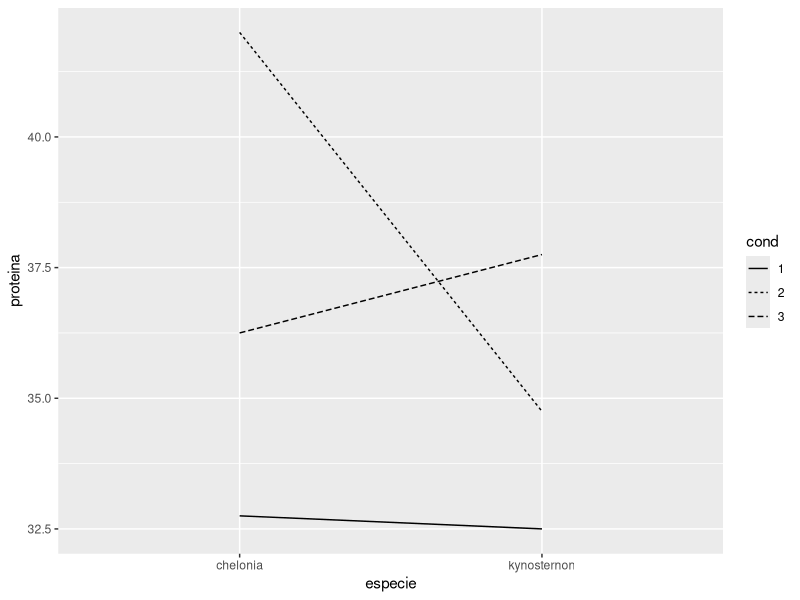
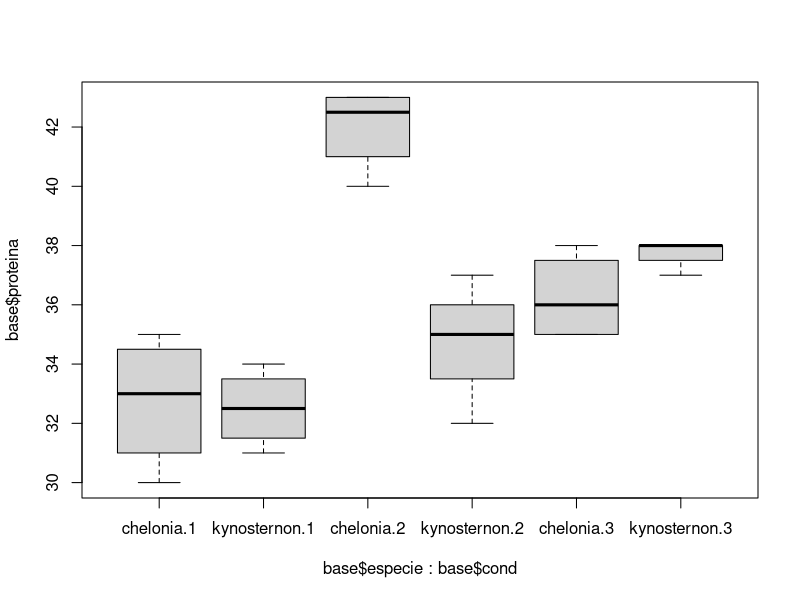

Here is the R script that generated these plots, in order:
## ---- chunk 1
base=read.csv("tortugas2.csv")
base$especie=as.factor(base$especie)
base$cond=as.factor(base$cond)
## ---- chunk 2
mg=mean(base$proteina);mg
## ---- chunk 3
msc=tapply(base$proteina,base$cond,mean);msc

a1=msc[1]-mg;a1
a2=msc[2]-mg;a2
a3=msc[3]-mg;a3

## ---- chunk 4
mse=tapply(base$proteina,base$especie,mean);mse
b1=mse[1]-mg;b1
b2=mse[2]-mg;b2
## ---- chunk 5
mo=tapply(base$proteina,list(base$especie,base$cond),mean);mo
## ---- chunk 6
a1b1=mg+a1+b1
a2b1=mg+a2+b1
a3b1=mg+a3+b1
a1b2=mg+a1+b2
a2b2=mg+a2+b2
a3b2=mg+a3+b2

mes=rbind(c(a1b1,a2b1,a3b1),c(a1b2,a2b2,a3b2));mes
## ---- chunk 7
library(ggplot2)

ggplot(base,aes(x=especie,y=proteina,group = cond))+
  stat_summary(fun.y = "mean",geom = "line",aes(linetype = cond))
## ---- chunk 8
mo-mes
## ---- chunk 9
mod=aov(proteina~especie*cond,data = base)
model.tables(mod)
## ---- chunk 10
boxplot(base$proteina~base$especie+base$cond)
## ---- chunk 11
vt=tapply(base$proteina,list(base$especie,base$cond),var);vt
## ---- chunk 12
bartlett.test(proteina~interaction(especie,cond),data = base)
## ---- chunk 13
options(contrasts = c("contr.sum","contr.poly"))
mod2=lm(proteina~especie*cond,data = base)
## ---- chunk 14
model.matrix(mod2)
## ---- chunk 15
coef=mod2$coefficients;coef
## ---- chunk 16
c(0,-1,0,0,0,0)%*%coef
## ---- chunk 17
c(0,0,-1,-1,0,0)%*%coef
## ---- chunk 18
c(0,0,0,0,-1,-1)%*%coef ## Especie 1 cond 3
c(0,0,0,0,-1,0)%*%coef ## Especie 2 cond 1
c(0,0,0,0,0,-1)%*%coef ##Especie 2 cond 2 
c(0,0,0,0,1,1)%*%coef ##Especie 2 cond 3 

## ---- chunk 19
coef
c(1,1,1,0,1,0)%*%coef
## ---- chunk 20
c(1,1,1,0,1,0)%*%coef
c(1,1,0,1,0,1)%*%coef
c(1,1,-1,-1,-1,-1)%*%coef
c(1,-1,1,0,-1,0)%*%coef
c(1,-1,0,1,0,-1)%*%coef
c(1,-1,-1,-1,1,1)%*%coef
## ---- chunk 21
anova(mod2)
## ---- chunk 22
r=4
int=mes-mo;int
cmint=sum(r*int^2)/((3-1)*(2-1))

cmres=sum((r-1)*vt)/(24-6)

f=cmint/cmres;f
pf(f,2,18,lower.tail = F)
## ---- chunk 23
cmres
## ---- chunk 24
anova(mod2)[,1]
anova(mod2)
## ---- chunk 25
sum(8*c(a1,a2,a3)^2)/2
sum(12*c(b1,b2)^2)/1
## ---- chunk 26
sum(r*int^2)
## ---- chunk 27
coef
## ---- chunk 28
mo
## ---- chunk 29


v1=c(1,1,0,1,0,1)-c(1,1,1,0,1,0)
v2=c(1,1,-1,-1,-1,-1)-c(1,1,1,0,1,0)
v3=c(1,1,0,1,0,1)-c(1,1,-1,-1,-1,-1)

v1%*%v2
v1%*%v3
v2%*%v3


v4=c(1,-1,0,1,0,-1)-c(1,-1,1,0,-1,0)
v5=c(1,-1,-1,-1,1,1)-c(1,-1,1,0,-1,0)
v6=c(1,-1,-1,-1,1,1)-c(1,-1,0,1,0,-1)

v4%*%v5
v4%*%v6
v5%*%v6


v1%*%v4
v1%*%v5
v1%*%v6

v2%*%v4
v2%*%v5
v2%*%v6

v3%*%v4
v3%*%v5
v3%*%v6
## ---- chunk 30
mat=rbind(v1,v2,v3,v4,v5,v6)
mat=as.matrix(mat)
## ---- chunk 31
l1=v1%*%coef;l1
ee1=sqrt(t(v1)%*%vcov(mod2)%*%v1);ee1

l2=v2%*%coef;l2
ee2=sqrt(t(v2)%*%vcov(mod2)%*%v2);ee2

l3=v3%*%coef;l3
ee3=sqrt((v3)%*%vcov(mod2)%*%v3);ee3

l4=v4%*%coef;l4
ee4=sqrt(t(v4)%*%vcov(mod2)%*%v4);ee4

l5=v5%*%coef;l5
ee5=sqrt(t(v5)%*%vcov(mod2)%*%v5);ee5

l6=v6%*%coef;l6
ee6=sqrt(t(v6)%*%vcov(mod2)%*%v6);ee6
## ---- chunk 32
t1=l1/ee1;t1
t2=l2/ee2;t2
t3=l3/ee3;t3
t4=l4/ee4;t4
t5=l5/ee5;t5
t6=l6/ee6;t6

t1

pt(t1,18,lower.tail = F)
pt(t2,18,lower.tail = F)
pt(t3,18,lower.tail = F)
pt(t4,18,lower.tail = F)
pt(t5,18,lower.tail = F)
pt(t6,18,lower.tail = F)

## ---- chunk 33
tt1=qt(1-(0.05/3),18)
tt2=qt(1-(0.05/2),18)

## ---- chunk 34
l1-tt1*ee1
l2-tt1*ee2
l3-tt1*ee3

l5-tt2*ee5
l6-tt2*ee6
## ---- chunk 35
library(emmeans)

em=emmeans(mod2,pairwise~cond|especie,adjust="bonferroni")
em$contrasts
## ---- chunk 36
pt(t1,18,lower.tail = F)*6
pt(t2,18,lower.tail = F)*6
pt(t3,18,lower.tail = F)*6
pt(t4,18,lower.tail = F)*6
pt(t5,18,lower.tail = F)*6
pt(t6,18,lower.tail = F)*6
## ---- chunk 37
confint(em)
